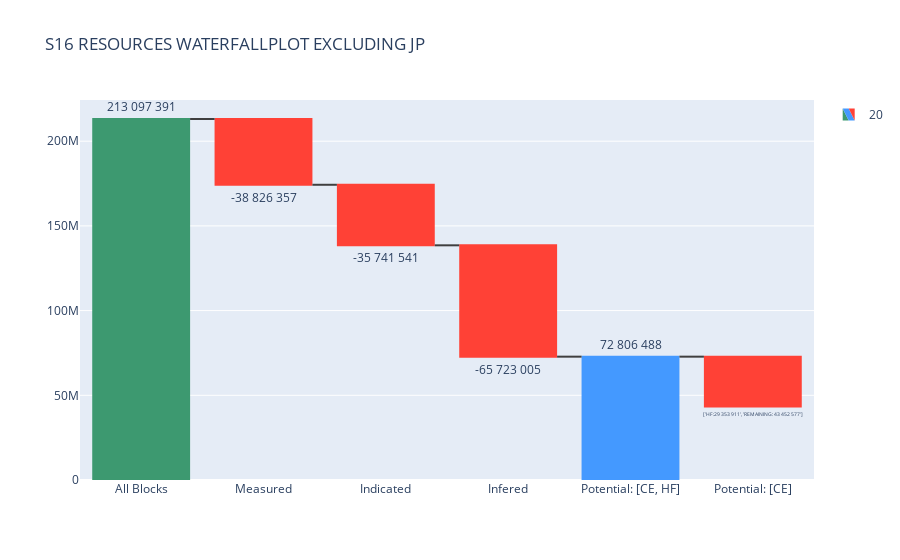

The cell this chart's notebook holds for it:
### Code cell
fig = go.Figure(go.Waterfall(
    name = "20", orientation = "v",
    measure = ["relative", "relative", "relative", "relative", "total", "reltive"],
    x = ["All Blocks", "Measured", "Indicated", "Infered", "Potential: [CE, HF]", "Potential: [CE]"],
    textposition = "outside",
   
    y = [213097391, -38826357, -35741541, -65723005, 72806488, -29353911],
    text = ['213 097 391', '-38 826 357', '-35 741 541', '-65 723 005', '72 806 488',['HF:29 353 911','REMAINING: 43 452 577']],

    connector = {"line":{"color":"rgb(63, 63, 63)"}},
))

fig.update_layout(
        title = "S16 RESOURCES WATERFALLPLOT EXCLUDING JP",
        showlegend = True
)

fig.show()

### Figure 1 — Plotly figure (JSON) as saved in the notebook; plotly's stock layout.template omitted (floating-point values rounded to 4 significant figures)
{"data": [{"connector": {"line": {"color": "rgb(63, 63, 63)"}}, "measure": ["relative", "relative", "relative", "relative", "total", "reltive"], "name": "20", "orientation": "v", "text": ["213 097 391", "-38 826 357", "-35 741 541", "-65 723 005", "72 806 488", "['HF:29 353 911', 'REMAINING: 43 452 577']"], "textposition": "outside", "type": "waterfall", "x": ["All Blocks", "Measured", "Indicated", "Infered", "Potential: [CE, HF]", "Potential: [CE]"], "y": [213097391, -38826357, -35741541, -65723005, 72806488, -29353911]}], "layout": {"showlegend": true, "title": {"text": "S16 RESOURCES WATERFALLPLOT EXCLUDING JP"}}}
